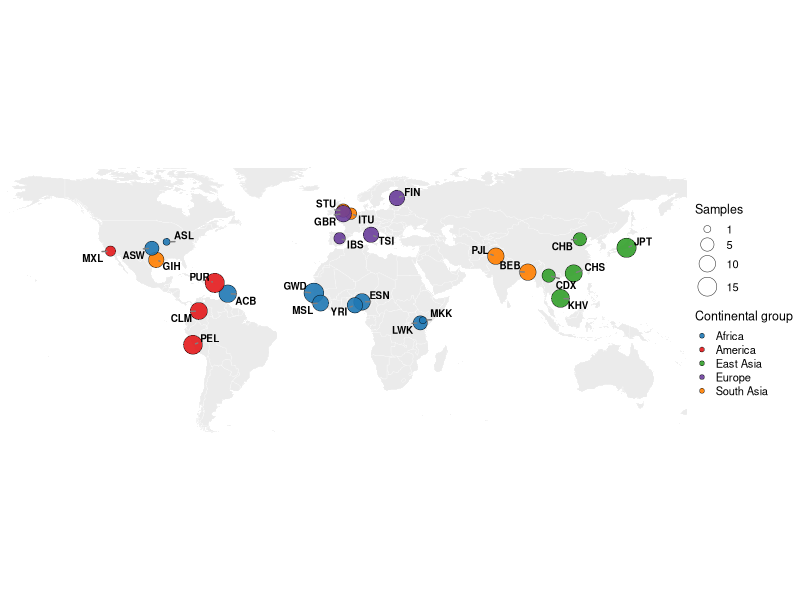
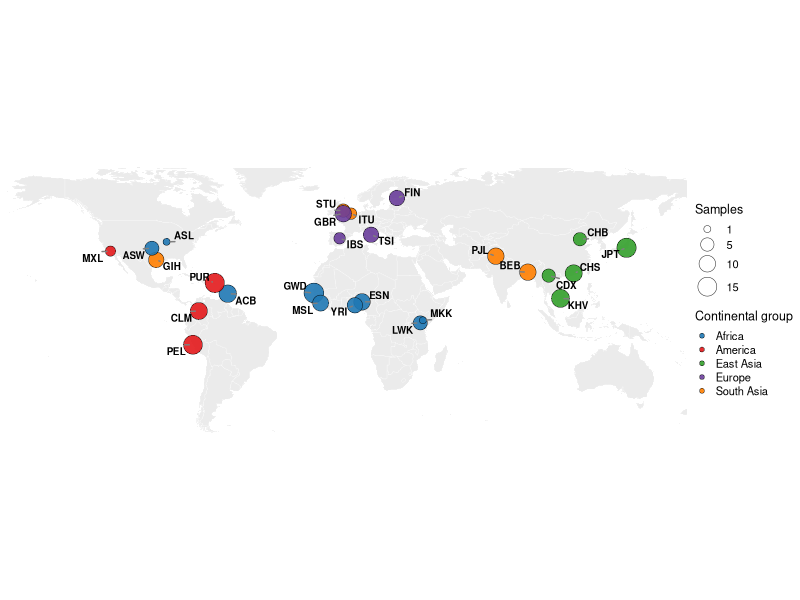

Here is the R script that generated these plots, in order:
library(ggplot2)
library(maps)
library(dplyr)
library(ggrepel)

theme_set(theme_classic(base_size = 10))

# ---------------------------
# Data
# ---------------------------
data <- data.frame(
  pop = c("CDX", "CHB", "JPT", "KHV", "CHS", "BEB", "GIH", "ITU", "PJL", "STU", 
          "ASW", "ACB", "ESN", "GWD", "LWK", "MSL", "YRI", "GBR", "FIN", "IBS", 
          "TSI", "CEU", "CLM", "MXL", "PEL", "PUR", "ASL", "MKK"),
  region = c("East Asia", "East Asia", "East Asia", "East Asia", "East Asia", 
             "South Asia", "South Asia", "South Asia", "South Asia", "South Asia", 
             "Africa", "Africa", "Africa", "Africa", "Africa", "Africa", "Africa", 
             "Europe", "Europe", "Europe", "Europe", "Europe", "America", "America", 
             "America", "America", "Africa", "Africa"),
  lat = c(22, 39.916666, 35.68, 10.78, 23.13333, 23.7, 29.7589, 52.486243, 
          31.554606, 54.00, 35.483, 13.1, 9.06666, 13.454876, -1.27, 8.48, 7.4, 
          52.486243, 60.17, 40.38, 42.1, 40.767, 4.58333, 34.0544, -12.04, 
          18.4, 38.627003, 0.0236),
  lng = c(100.78, 116.383333, 139.68, 106.68, 113.266667, 90.35, -95.3677, 
          2, 74.357158, -1.890401, -97.53333, -59.62, 7.483333, -16.579032, 
          36.61, -13.23, 3.92, -1.890401, 24.93, -3.72, 12, -111.8904, 
          -74.066666, -118.2439, -77.03, -66.1, -90.199402, 37.9062),
  set = c(5, 5, 16, 13, 11, 10, 8, 3, 10, 5, 6, 12, 10, 17, 6, 9, 8, 
          10, 8, 3, 8, 0, 11, 2, 15, 16, 1, 1)
)

data <- data %>%
  filter(set > 0)

# ---------------------------
# Nature-style colors
# ---------------------------
region_colors <- c(
  "Africa"     = "#1F78B4",
  "America"    = "#E31A1C",
  "East Asia"  = "#33A02C",
  "Europe"     = "#6A3D9A",
  "South Asia" = "#FF7F00"
)

world_map <- map_data("world")

# ---------------------------
# Plot
# ---------------------------
p <- ggplot() +
  geom_polygon(
    data = world_map,
    aes(x = long, y = lat, group = group),
    fill = "grey92",
    color = "white",
    linewidth = 0.08
  ) +
  geom_point(
    data = data,
    aes(x = lng, y = lat, fill = region, size = set),
    shape = 21,
    color = "black",
    stroke = 0.25,
    alpha = 0.9
  ) +
  geom_text_repel(
    data = data,
    aes(x = lng, y = lat, label = pop),
    size = 2.5,
    fontface = "bold",
    color = "black",
    max.overlaps = Inf,
    box.padding = 0.25,
    point.padding = 0.15,
    min.segment.length = 0,
    segment.linewidth = 0.2,
    segment.color = "grey50"
  ) +
  scale_fill_manual(values = region_colors) +
  scale_size_continuous(
    range = c(2.2, 6.5),
    breaks = c(1, 5, 10, 15),
    name = "Samples"
  ) +
  coord_quickmap(xlim = c(-170, 170), ylim = c(-55, 75), expand = FALSE) +
  labs(
    x = NULL,
    y = NULL,
    fill = "Continental group"
  ) +
  theme_void(base_size = 10) +
  theme(
    legend.position = "right",
    legend.title = element_text(size = 9),
    legend.text = element_text(size = 8),
    legend.key.size = unit(0.35, "cm"),
    plot.margin = margin(5, 5, 5, 5)
  )

p

ggsave(
  "global_sample_distribution.pdf",
  plot = p,
  width = 7.2,
  height = 4.0,
  units = "in",
  device = cairo_pdf
)
